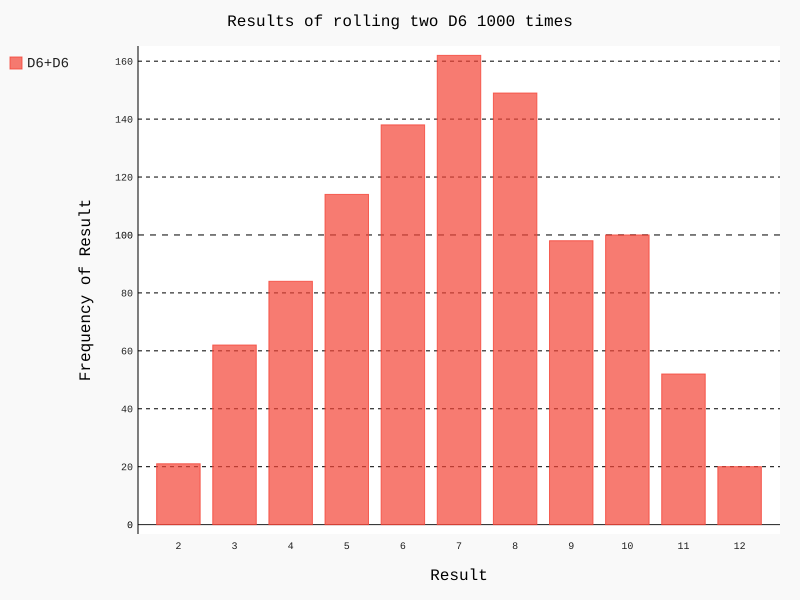

Python code for this plot:
from die import Die
import pygal

die_1 = Die()
die_2 = Die()

results = []

for roll_num in range(1000):
    result = die_1.roll()+die_2.roll()
    results.append(result)
frequencies = []
max_result = die_1.num_sides+die_2.num_sides
for value in range(2, max_result+1):
    frequency = results.count(value)
    frequencies.append(frequency)
hist = pygal.Bar()

hist.title = "Results of rolling two D6 1000 times"
hist.x_labels = ['2', '3', '4', '5', '6', '7', '8', '9', '10', '11', '12']
hist.x_title = "Result"
hist.y_title = "Frequency of Result"

hist.add('D6+D6', frequencies)
hist.render_to_file('dice_visual.svg')
